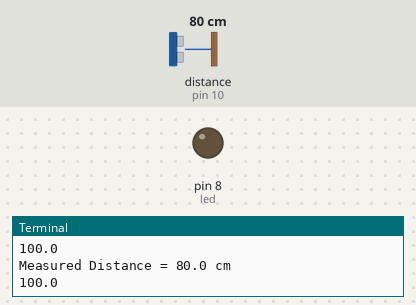
Recording of a program running on a simulated Raspberry Pi (header pin numbers). Shown: output pins drawn as LEDs (lit = HIGH), the last lines printed to the terminal. The test bench sets the inputs (shaded band); at power-on: distance to the obstacle (sensor on pin 10) 80 cm. The echo pulse lasts 58.3 µs per cm; the clock reads 2024-03-15 10:24:30 at power-on unless the program sets it; pins used as bus, display or sensor lines are not drawn.

Above: at 1.2 s.
1.3 s: distance to the obstacle (sensor on pin 10) set to 2 cm
At 3.0 s:
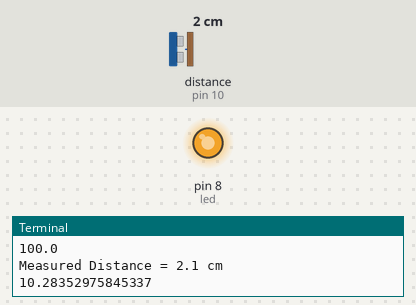
3.5 s: distance to the obstacle (sensor on pin 10) set to 9 cm
At 4.6 s:
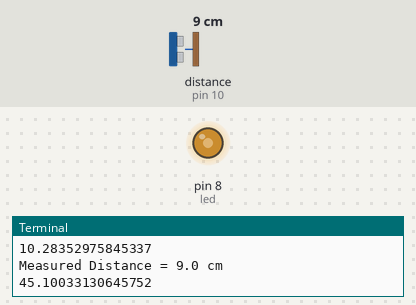
5.5 s: distance to the obstacle (sensor on pin 10) set to 18 cm
At 7.5 s:
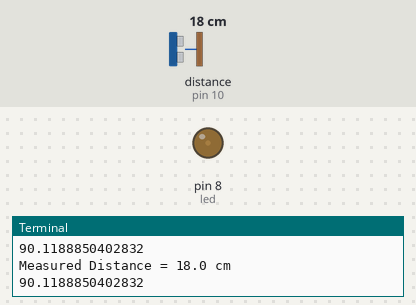
Timing chart, 0 to 9.0 s (numbered marks = the images above; inputs shaded):
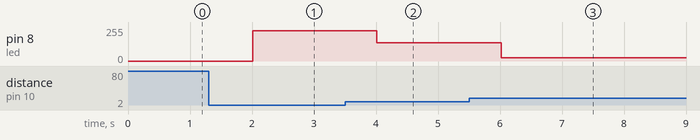

Measured:
- after the input at 1.3 s, pin 8 (led): 0/255 → 227/255 after 0.71 s
- after the input at 3.5 s, pin 8 (led): 227/255 → 138/255 after 0.52 s
- after the input at 5.5 s, pin 8 (led): 138/255 → 23/255 after 0.52 s

The program:

PWM.py
```python
import RPi.GPIO as GPIO
import time

trig = 12
echo = 10
led = 8

GPIO.setmode(GPIO.BOARD)

GPIO.setup(trig, GPIO.OUT)
GPIO.setup(echo, GPIO.IN)
GPIO.setup(led, GPIO.OUT)
pwm = GPIO.PWM(led, 1000)
pwm.start(100)

GPIO.output(led, GPIO.HIGH)

def distance():
    # set Trigger to HIGH
    GPIO.output(trig, True)

    # set Trigger after 0.01ms to LOW
    time.sleep(0.00001)
    GPIO.output(trig, False)

    StartTime = time.time()
    StopTime = time.time()

    # save StartTime
    while GPIO.input(echo) == 0:
        StartTime = time.time()

    # save time of arrival
    while GPIO.input(echo) == 1:
        StopTime = time.time()

    # time difference between start and arrival
    TimeElapsed = StopTime - StartTime
    # multiply with the sonic speed (34300 cm/s)
    # and divide by 2, because there and back
    distance = (TimeElapsed * 34300) / 2

    return distance

try:
    while True:

        dist = distance()
        print ("Measured Distance = %.1f cm" % dist)

        # make range 0cm - 20cm
        if dist > 20:
            dist = 20

        # conver to 0 - 100
        dist = (dist / 20) * 100
        print (dist)

        # update led (less distance = brighter)
        pwm.ChangeDutyCycle(int(100 - dist))

        time.sleep(1)

except KeyboardInterrupt:
    print("Measurement stopped by User")
    GPIO.cleanup()
```
